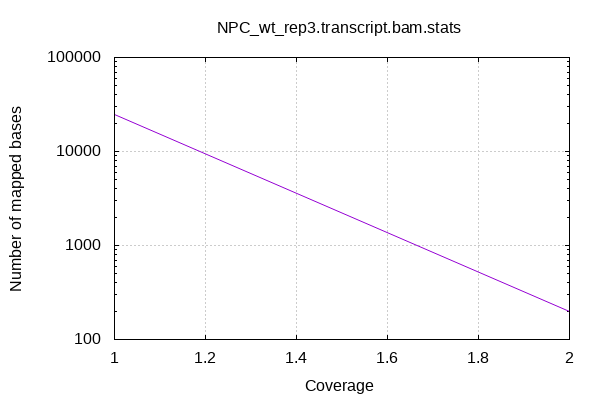

Recreate this plot in gnuplot.

            set terminal png size 600,400 truecolor
            set output "NPC_wt_rep3.transcript_stats/coverage.png"
            set grid xtics ytics y2tics back lc rgb "#cccccc"
            set ylabel "Number of mapped bases"
            set xlabel "Coverage"
            set log y
            set style fill solid border -1
            set title "NPC_wt_rep3.transcript.bam.stats" noenhanced
            set xrange [:2]
            plot '-' with lines notitle
        1	24650
2	200
end
